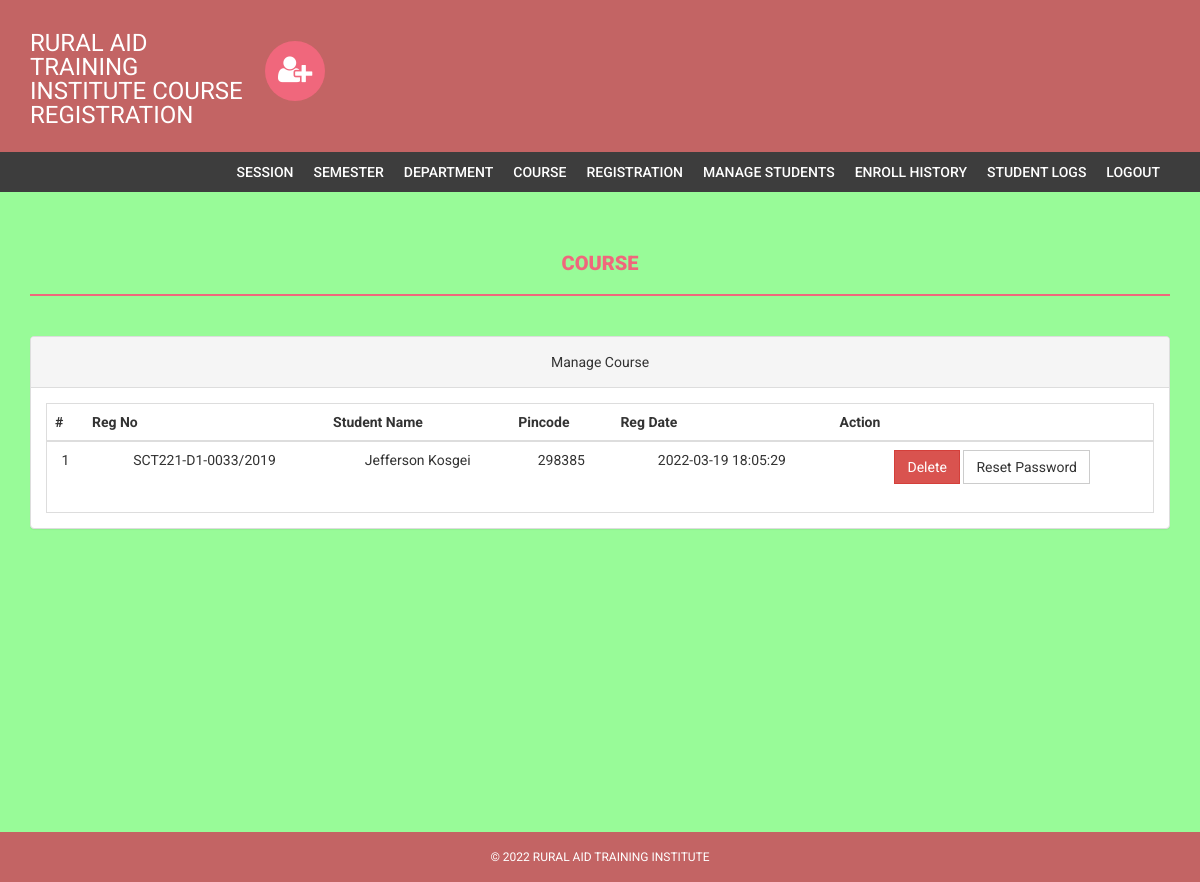
Page /admin/manage-students.php (signed in) on the committed database.
### tables this page shows
CREATE TABLE `students` (
  `StudentRegno` varchar(255) NOT NULL,
  `studentPhoto` varchar(255) DEFAULT NULL,
  `password` varchar(255) NOT NULL,
  `studentName` varchar(255) NOT NULL,
  `pincode` varchar(255) NOT NULL,
  `session` varchar(255) NOT NULL,
  `department` varchar(255) NOT NULL,
  `semester` varchar(255) NOT NULL,
  `cgpa` decimal(10,2) NOT NULL,
  `creationdate` timestamp NOT NULL DEFAULT CURRENT_TIMESTAMP,
  `updationDate` varchar(255) NOT NULL
);

### admin/manage-students.php (the view, shortened to what this page needs)
<?php
if(strlen($_SESSION['alogin'])==0)
    {
header('location:index.php');
}
else{
?>
<!DOCTYPE html>
<html xmlns="http://www.w3.org/1999/xhtml">
<head>
    <link href="assets/css/bootstrap.css" rel="stylesheet" />
    <link href="assets/css/font-awesome.css" rel="stylesheet" />
    <link href="assets/css/style.css" rel="stylesheet" />
</head>
<body style="background-color:palegreen;">
<?php include('includes/header.php');?>
<?php if($_SESSION['alogin']!="")
{
 include('includes/menubar.php');
}
 ?>
    <div class="content-wrapper">
        <div class="container">
              <div class="row">
                    <div class="col-md-12">
                        <h1 class="page-head-line">Course  </h1>
                    </div>
                </div>
                <div class="row" >
                <div class="col-md-12">
                    <div class="panel panel-default">
                        <div class="panel-heading">
                            Manage Course
                        </div>
                        <div class="panel-body">
                            <div class="table-responsive table-bordered">
                                <table class="table">
                                    <thead>
                                        <tr>
                                            <th>#</th>
                                            <th>Reg No </th>
                                            <th>Student Name </th>
                                            <th> Pincode</th>
                                             <th>Reg Date</th>
                                             <th>Action</th>
                                        </tr>
                                    </thead>
                                    <tbody>
<?php
$sql=mysqli_query($bd, "select * from students");
$cnt=1;
while($row=mysqli_fetch_array($sql))
{
?>
                                        <tr>
                                            <td><?php echo $cnt;?></td>
                                            <td><?php echo htmlentities($row['StudentRegno']);?></td>
                                            <td><?php echo htmlentities($row['studentName']);?></td>
                                            <td><?php echo htmlentities($row['pincode']);?></td>
                                            <td><?php echo htmlentities($row['creationdate']);?></td>
                                            <td>
<a href="manage-students.php?id=<?php echo $row['StudentRegno']?>&del=delete" onClick="return confirm('Are you sure you want to delete?')">
                                            <button class="btn btn-danger">Delete</button>
</a>
<a href="manage-students.php?id=<?php echo $row['StudentRegno']?>&pass=update" onClick="return confirm('Are you sure you want to reset password?')">
<button type="submit" name="submit" id="submit" class="btn btn-default">Reset Password</button>
</a>
                                            </td>
                                        </tr>
<?php
$cnt++;
} ?>
                                    </tbody>
                                </table>
                            </div>
                        </div>
                    </div>
                </div>
            </div>
        </div>
    </div>
  <?php include('includes/footer.php');?>
</body>
</html>
<?php } ?>

### admin/assets/css/style.css (style rules this page uses)
body { font-family: 'Roboto', sans-serif; line-height: 30px; }
.content-wrapper { margin-top: 40px; min-height: 600px; padding-bottom: 60px; }
.page-head-line { font-weight: 900; padding-bottom: 20px; border-bottom: 2px solid #F0677C; text-transform: uppercase; color: #F0677C; font-size: 20px; margin-bottom: 40px; }
.btn { border-radius: 0px; -webkit-border-radius: 0px; -moz-border-radius: 0px; }

### admin/includes/footer.php (style rules this page uses)
.col-md-12 { text-align: center; }

### rows in the picture
students: StudentRegno "SCT221-D1-0033/2019", studentName "Jefferson Kosgei", pincode "298385", creationdate "2022-03-19 18:05:29"
